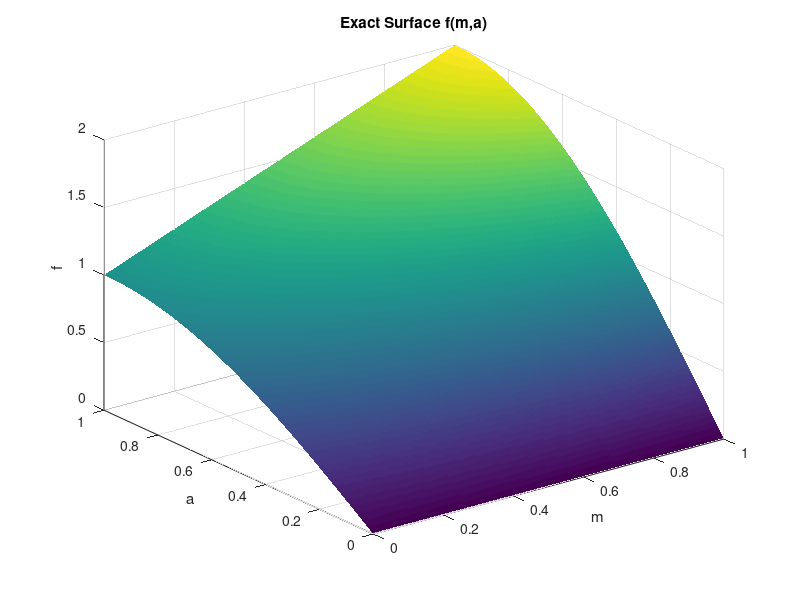
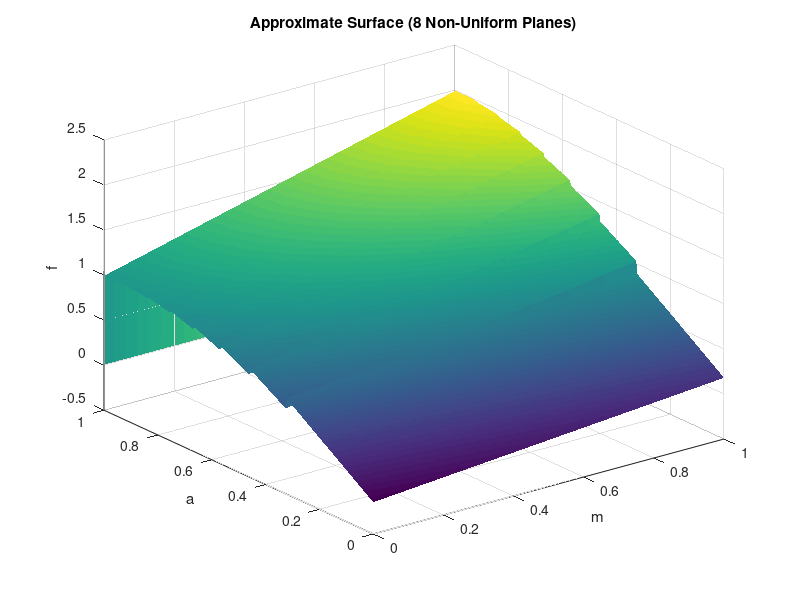
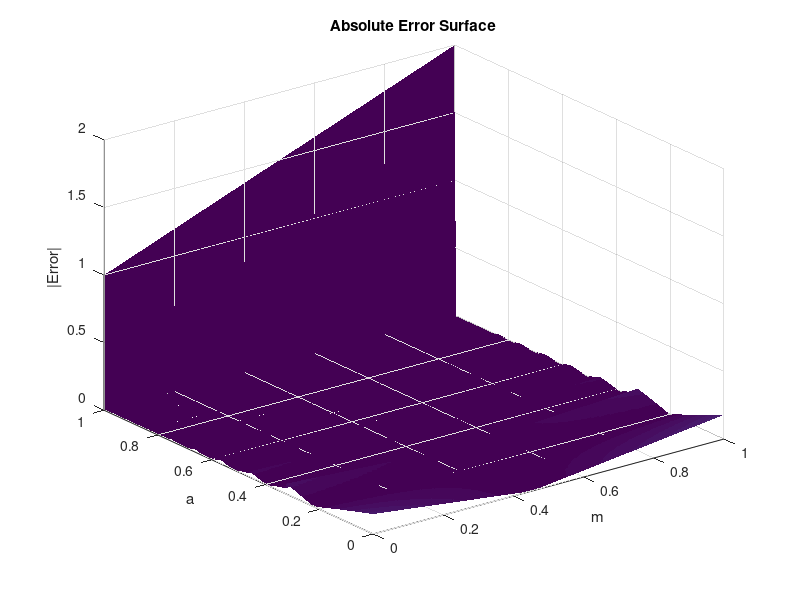

Source code (MATLAB) for these figures, in order: (Note: this script raises an error after producing the figures.)
clear; clc; close all;
Nm = 256;
Na = 256;

m = linspace(0,1,Nm);
a = linspace(0,1,Na);

[M,A] = meshgrid(m,a);

F_exact = (1 + M) .* sin(pi/2 * A);

num_planes = 8;

Ns = 5000;
a_dense = linspace(0,1,Ns);

curv = sin(pi/2 * a_dense);                % curvature proxy
cum_curv = cumtrapz(a_dense, curv);
cum_curv = cum_curv / cum_curv(end);       % normalize

a_edges = zeros(num_planes+1,1);
a_edges(1) = 0;
a_edges(end) = 1;

for i = 2:num_planes
    target = (i-1)/num_planes;
    [~,idx] = min(abs(cum_curv - target));
    a_edges(i) = a_dense(idx);
end

fprintf('\nStage 2: Non-uniform plane boundaries\n');
for i = 1:num_planes
    fprintf('Plane %d: a ∈ [%.4f , %.4f)\n', ...
        i-1, a_edges(i), a_edges(i+1));
end

pm = zeros(num_planes,1);
pa = zeros(num_planes,1);
b  = zeros(num_planes,1);

Ns = 2000;   % dense sampling

for i = 1:num_planes
    a1 = a_edges(i);
    a2 = a_edges(i+1);

    a_s = linspace(a1,a2,Ns);
    m_s = linspace(0,1,Ns);

    % Weight function (curvature-aware)
    w = sin(pi/2 * a_s);

    pm(i) = sum( w .* sin(pi/2 * a_s) ) / sum(w);

    [MM,AA] = meshgrid(m_s,a_s);
    W = repmat(w(:),1,length(m_s));

    dfa = (pi/2) * (1 + MM) .* cos(pi/2 * AA);

    pa(i) = sum( W(:) .* dfa(:) ) / sum( W(:) );

    F_sub = (1 + MM) .* sin(pi/2 * AA);
    F_lin = pm(i)*MM + pa(i)*AA;
    b(i) = mean(F_sub(:) - F_lin(:));
end

F_approx = zeros(size(F_exact));

for i = 1:num_planes
    mask = (A >= a_edges(i)) & (A < a_edges(i+1));
    F_approx(mask) = pm(i)*M(mask) + pa(i)*A(mask) + b(i);
end

abs_err = abs(F_exact - F_approx);

MAE  = mean(abs_err(:));
MRED = mean(abs_err(:)) / mean(abs(F_exact(:)));

fprintf('\nStage 3 Option A Results:\n');
fprintf('MAE  = %.4e\n', MAE);
fprintf('MRED = %.4e\n', MRED);

figure;
surf(M, A, F_exact, 'EdgeColor','none');
title('Exact Surface f(m,a)');
xlabel('m'); ylabel('a'); zlabel('f');

figure;
surf(M, A, F_approx, 'EdgeColor','none');
title('Approximate Surface (8 Non-Uniform Planes)');
xlabel('m'); ylabel('a'); zlabel('f');

figure;
surf(M, A, abs_err, 'EdgeColor','none');
title('Absolute Error Surface');
xlabel('m'); ylabel('a'); zlabel('|Error|');

figure;
histogram(abs_err(:),100);
title('Error Distribution');
xlabel('Absolute Error'); ylabel('Count');

fprintf('\nTable-I Coefficients (Stage 2 – Non-uniform)\n');
fprintf('Plane\tpm\t\tpa\t\tb\n');

for i = 1:num_planes
    fprintf('%d\t%.6f\t%.6f\t%.6f\n', ...
        i-1, pm(i), pa(i), b(i));
end
